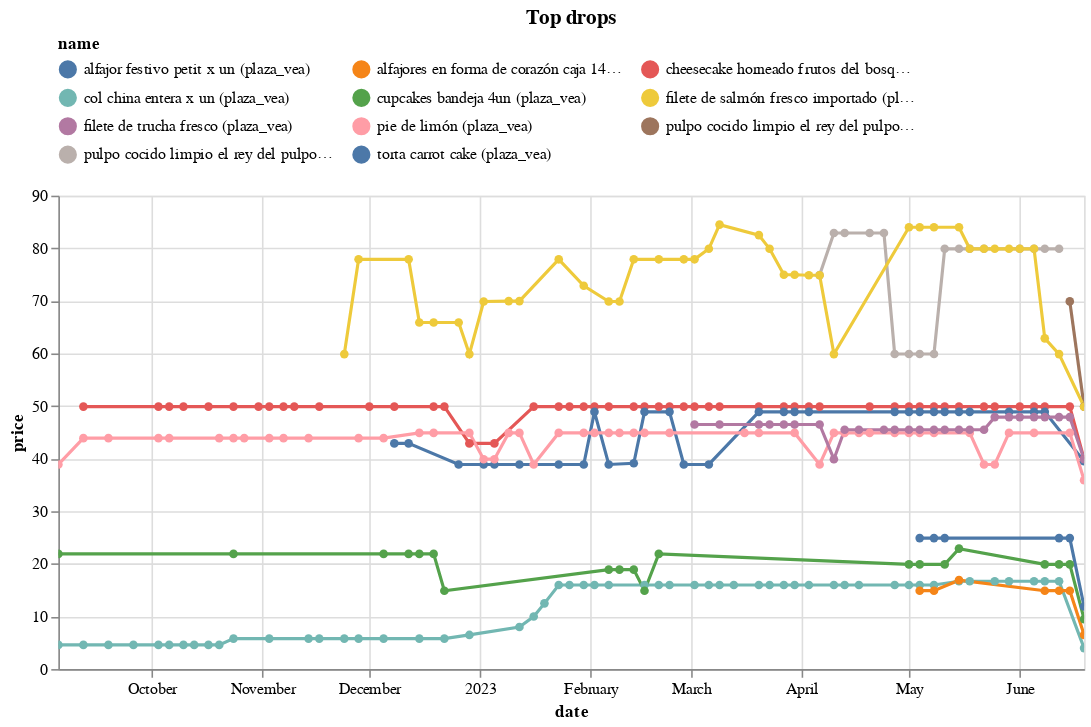

The notebook cell saved with this chart:
### Code cell
(top_changes_abs
 .sort_values('change')
 .head(10)
 .pipe(plot_changes, 'Top drops')
)

### Figure 1 — Vega-Lite specification as saved in the notebook (floating-point values rounded to 4 significant figures; data arrays with more than 128 entries replaced by an {"elided": "..."} marker saying what was removed)
{"config": {"view": {"continuousWidth": 300, "continuousHeight": 300}, "legend": {"columns": 3, "orient": "top"}}, "data": {"name": "data-e2d8811b9ca443b97068a509a49221cc"}, "mark": {"type": "line", "point": true}, "encoding": {"color": {"field": "name", "scale": {"domain": ["alfajor festivo petit x un (plaza_vea)", "alfajores en forma de corazón caja 14un (plaza_vea)", "cheesecake horneado frutos del bosque (plaza_vea)", "col china entera x un (plaza_vea)", "cupcakes bandeja 4un (plaza_vea)", "filete de salmón fresco importado (plaza_vea)", "filete de trucha fresco (plaza_vea)", "pie de limón (plaza_vea)", "pulpo cocido limpio el rey del pulpo x  un (plaza_vea)", "pulpo cocido limpio el rey del pulpo x kg (plaza_vea)", "torta carrot cake (plaza_vea)"]}, "type": "nominal"}, "tooltip": [{"field": "name", "type": "nominal"}, {"field": "price", "type": "quantitative"}, {"field": "last_price", "type": "quantitative"}], "x": {"field": "date", "type": "temporal"}, "y": {"field": "price", "type": "quantitative"}}, "params": [{"name": "param_9", "select": {"type": "point", "fields": ["name"]}, "bind": "legend"}, {"name": "param_10", "select": {"type": "interval", "encodings": ["x", "y"]}, "bind": "scales"}], "title": "Top drops", "transform": [{"filter": {"param": "param_9"}}], "width": 650, "$schema": "https://vega.github.io/schema/vega-lite/v5.8.0.json", "datasets": {"data-e2d8811b9ca443b97068a509a49221cc": {"elided": "302 records"}}}
